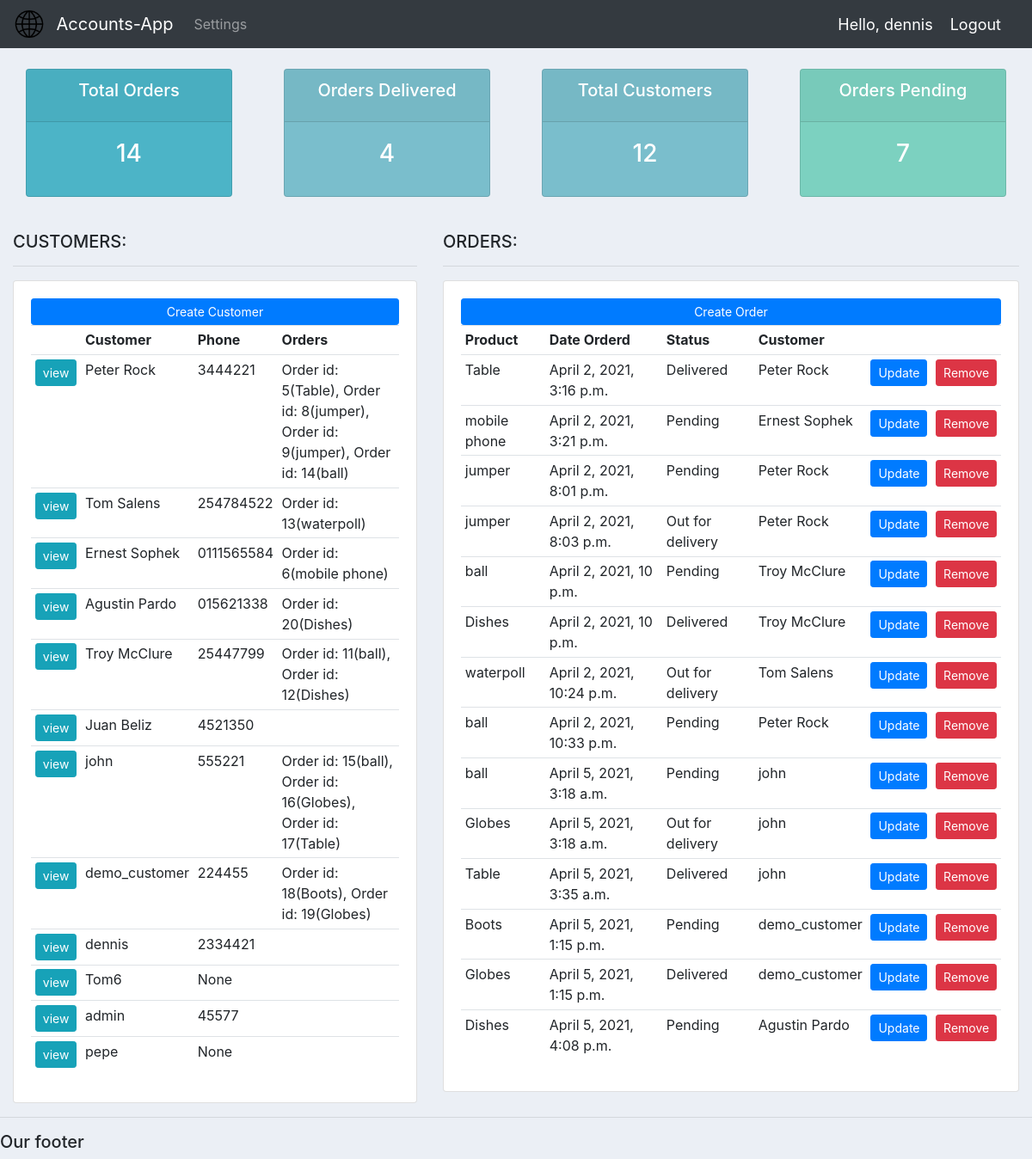
The app's page / (signed in) with its own data.
### accounts/models.py (models this page shows, shortened)
class Customer(models.Model):
    user = models.OneToOneField(User, null=True, blank=True, on_delete=models.CASCADE)
    name = models.CharField(max_length=200, null=True)
    phone = models.CharField(max_length=200, null=True)
    email = models.CharField(max_length=200, null=True)
    profile_pic = models.ImageField(default = "user.png", null=True, blank=True)
    date_created = models.DateTimeField(auto_now_add=True)
    def __str__(self):
        return self.name

class Order(models.Model):
    STATUS = (
            ('Pending', 'Pending'),
            ('Out for delivery', 'Out for delivery'),
            ('Delivered', 'Delivered'),
            )
    customer = models.ForeignKey(Customer, null=True, on_delete=models.SET_NULL)
    product = models.ForeignKey(Product, null=True, on_delete=models.SET_NULL)
    date_created = models.DateTimeField(auto_now_add=True)
    status = models.CharField(max_length=200, null=True, choices=STATUS)
    note = models.CharField(max_length=200, null=True)

class Product(models.Model):
    CATEGORY = (
                ('Indoor', 'Indoor'),
                ('Out Door', 'Out Door'),
                )
    name = models.CharField(max_length=200, null=True)
    price = models.FloatField(null=True)
    category = models.CharField(max_length=200, null=True, choices=CATEGORY)
    description = models.CharField(max_length=200, null=True, blank=True)
    date_created = models.DateTimeField(auto_now_add=True)
    tags = models.ManyToManyField(Tag)
    def __str__(self):
        return self.name

### accounts/decorators.py (the view)
    def wrapper_func(request, *args, **kwargs):
        group = None
        if request.user.groups.exists():
            group = request.user.groups.all()[0].name
        if group == "customer":
            return redirect('user-page')
        if group == "admin":
            return view_func(request, *args, **kwargs)

### accounts/views.py (called while the page is built)
@login_required(login_url='login')
@admin_only
def home(request):
    customers=Customer.objects.all()
    orders=Order.objects.all()
    total_customers = customers.count()
    total_orders = orders.count()
    delivered = orders.filter(status='Delivered').count()
    pending = orders.filter(status='Pending').count()
    context={"orders":orders,
            "customers":customers,
            "total_customers": total_customers,
            "total_orders":total_orders,
            "delivered":delivered,
            "pending":pending}
    return render(request, "accounts/dashboard.html", context)

### accounts/templates/accounts/dashboard.html
{%  extends 'accounts/main.html' %}
{% block content %}
{%  include 'accounts/status.html' %}
<br>
<div class="row" class="fitin">
	<div class="col-md-5">
		<h5>CUSTOMERS:</h5>
		<hr>
		<div class="card card-body" >
			<a class="btn btn-primary  btn-sm btn-block" href="{% url 'create_customer' %}">Create Customer</a>
			<table class="table table-sm">
				<tr >
					<th> </th>
					<th>Customer</th>
					<th>Phone</th>
					<th>Orders</th>
				</tr>
				{% for customer in customers %}
				<tr>
					<td><a class= "btn btn-sm btn-info" href="{% url 'customer' customer.id %}">view</a></td>
					<td>{{customer.name}}</td>
					<td>{{customer.phone}}</td>
					<td>
						{% for order in customer.order_set.all %}
						{% if not forloop.last %}
						Order id: {{order.pk}}({{order.product}}),
						{% else %}
						Order id: {{order.pk}}({{order.product}})
						{% endif %}
						{% endfor %}
					</td>
				</tr>
				{% endfor %}
			</table>
		</div>
	</div>
	<div class="col-md-7">
		<h5>ORDERS:</h5>
		<hr>
		<div class="card card-body">
			<a class="btn btn-primary  btn-sm btn-block" href="{% url 'create_order' %}">Create Order</a>
			<table class="table table-sm">
				<tr>
					<th>Product</th>
					<th>Date Orderd</th>
					<th>Status</th>
					<th>Customer</th>
					<th></th>
					<th></th>
				</tr>
				{% for order in orders %}
				<tr>
					<td>{{order.product}}</td>
					<td>{{order.date_created}}</td>
					<td>{{order.status}}</td>
					<td>{{order.customer}}</td>
					<td><a class="btn btn-primary  btn-sm btn-block" href="{% url 'update_order' order.id %}">Update</a></td>
					<td><a class="btn btn-primary  btn-sm btn-block btn-danger" href="{% url 'delete_order' order.id %}">Remove</a></td>
				</tr>
				{% endfor %}
			</table>
		</div>
	</div>
</div>
{% endblock %}

### accounts/templates/accounts/main.html (shortened to what this page needs)
{% load static %}
<!DOCTYPE html>
<html>
<head>
	<link rel="stylesheet" href="https://stackpath.bootstrapcdn.com/bootstrap/4.3.1/css/bootstrap.min.css">
    <link rel="stylesheet" type="text/css" href="{% static '/css/main.css' %}">
</head>
<body>
	{%  include 'accounts/navbar.html' %}
	<div class="container-fluid">
	{% block content %}
	{% endblock %}
    </div>
	<hr>
	<h5>Our footer</h5>
</body>
</html>

### accounts/templates/accounts/navbar.html (shortened to what this page needs)
{% load static %}
<nav class="navbar navbar-expand-lg navbar-dark bg-dark">
    <img src="{% static 'images/logo4_t.png' %}" style="width: 3vw; min-width: 3px;"/>
    <a class="navbar-brand" href="{% url 'dashboard' %}">Accounts-App</a>
    <div class="collapse navbar-collapse" id="navbarNav">
      <ul class="navbar-nav">
        {% if request.user.is_staff %}
        <li class="nav-item">
          <a class="nav-link" href="{% url 'dashboard' %}">Dashboard <span class="sr-only">(current)</span></a>
        </li>
        <li class="nav-item">
          <a class="nav-link" href="{% url 'products' %}">Products</a>
        </li>
        {% else %}
        <li class="nav-item">
         <a class="nav-link" href="{% url 'account' %}">Settings</a>
       </li>
        {% endif %}
      </ul>
    </div>
    <span class="hello-msg">Hello, {{request.user.customer.name}}</span>
    <span><a class="hello-msg" href="{% url 'logout' %}">Logout</a> </span>
  </nav>

### accounts/templates/accounts/status.html
<br>
<div class="row">
	<div class="col">
		<div class="col-md">
			<div class="card text-center text-white  mb-3" id="total-orders">
			  	<div class="card-header">
			  		<h5 class="card-title">Total Orders</h5>
			  	</div>
			  	<div class="card-body">
			    	<h3 class="card-title">{{total_orders}}</h3>
			  	</div>
			</div>
		</div>
	</div>
	<div class="col">
		<div class="col-md">
			<div class="card text-center text-white  mb-3" id="orders-delivered">
			  	<div class="card-header">
			  		<h5 class="card-title">Orders Delivered</h5>
			  	</div>
			  	<div class="card-body">
			    	<h3 class="card-title">{{delivered}}</h3>
			  	</div>
			</div>
		</div>
	</div>
	<div class="col">
		<div class="col-md">
			<div class="card text-center text-white  mb-3" id="orders-delivered">
			  	<div class="card-header">
			  		<h5 class="card-title">Total Customers</h5>
			  	</div>
			  	<div class="card-body">
			    	<h3 class="card-title">{{total_customers}}</h3>
			  	</div>
			</div>
		</div>
	</div>
	<div class="col">
		<div class="col-md">
			<div class="card text-center text-white  mb-3" id="orders-pending">
			  	<div class="card-header">
			  		<h5 class="card-title">Orders Pending</h5>
			  	</div>
			  	<div class="card-body">
			    	<h3 class="card-title">{{pending}}</h3>
			  	</div>
			</div>
		</div>
	</div>
</div>

### static/css/main.css (style rules this page uses)
body { background-color: #ebeff5; }
#total-orders { background-color: #4cb4c7; }
#orders-delivered { background-color: #7abecc; }
#orders-pending { background-color: #7CD1C0; }

### accounts/templates/accounts/navbar.html (style rules this page uses)
.hello-msg { font-size: 18px; color: #fff; margin-right: 20px; }

### records on screen
Customer: name "Peter Rock", phone "3444221"
Order: pk "5", product "Table", date_created "April 2, 2021, 3:16 p.m.", status "Delivered", customer "Peter Rock"
Order: pk "8", product "jumper", date_created "April 2, 2021, 8:01 p.m.", status "Pending", customer "Peter Rock"
Order: pk "9", product "jumper", date_created "April 2, 2021, 8:03 p.m.", status "Out for delivery", customer "Peter Rock"
Order: pk "14", product "ball", date_created "April 2, 2021, 10:33 p.m.", status "Pending", customer "Peter Rock"
Customer: name "Tom Salens", phone "254784522"
Order: pk "13", product "waterpoll", date_created "April 2, 2021, 10:24 p.m.", status "Out for delivery", customer "Tom Salens"
Customer: name "Ernest Sophek", phone "0111565584"
Order: pk "6", product "mobile phone", date_created "April 2, 2021, 3:21 p.m.", status "Pending", customer "Ernest Sophek"
Customer: name "Agustin Pardo", phone "015621338"
Order: pk "20", product "Dishes", date_created "April 5, 2021, 4:08 p.m.", status "Pending", customer "Agustin Pardo"
Customer: name "Troy McClure", phone "25447799"
Order: pk "11", product "ball", date_created "April 2, 2021, 10 p.m.", status "Pending", customer "Troy McClure"
Order: pk "12", product "Dishes", date_created "April 2, 2021, 10 p.m.", status "Delivered", customer "Troy McClure"
Customer: name "Juan Beliz", phone "4521350"
Customer: name "john", phone "555221"
Order: pk "15", product "ball", date_created "April 5, 2021, 3:18 a.m.", status "Pending", customer "john"
Order: pk "16", product "Globes", date_created "April 5, 2021, 3:18 a.m.", status "Out for delivery", customer "john"
Order: pk "17", product "Table", date_created "April 5, 2021, 3:35 a.m.", status "Delivered", customer "john"
Customer: name "demo_customer", phone "224455"
Order: pk "18", product "Boots", date_created "April 5, 2021, 1:15 p.m.", status "Pending", customer "demo_customer"
Order: pk "19", product "Globes", date_created "April 5, 2021, 1:15 p.m.", status "Delivered", customer "demo_customer"
Customer: name "dennis", phone "2334421"
Customer: name "Tom6", phone "None"
Customer: name "admin", phone "45577"
Customer: name "pepe", phone "None"

### other values on screen
{{ request.user.customer.name }} "dennis"
{{ total_orders }} "14"
{{ delivered }} "4"
{{ total_customers }} "12"
{{ pending }} "7"
